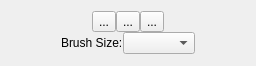
<?xml version="1.0" encoding="UTF-8"?>
<ui version="4.0">
 <class>containingWidget</class>
 <widget class="QWidget" name="containingWidget">
  <property name="geometry">
   <rect>
    <x>0</x>
    <y>0</y>
    <width>256</width>
    <height>66</height>
   </rect>
  </property>
  <property name="sizePolicy">
   <sizepolicy hsizetype="Preferred" vsizetype="MinimumExpanding">
    <horstretch>1</horstretch>
    <verstretch>0</verstretch>
   </sizepolicy>
  </property>
  <property name="minimumSize">
   <size>
    <width>256</width>
    <height>0</height>
   </size>
  </property>
  <property name="baseSize">
   <size>
    <width>0</width>
    <height>0</height>
   </size>
  </property>
  <property name="windowTitle">
   <string>Form</string>
  </property>
  <layout class="QVBoxLayout" name="verticalLayout_2">
   <property name="spacing">
    <number>0</number>
   </property>
   <property name="margin">
    <number>0</number>
   </property>
   <item>
    <layout class="QVBoxLayout" name="verticalLayout">
     <property name="spacing">
      <number>0</number>
     </property>
     <item>
      <layout class="QHBoxLayout" name="horizontalLayout" stretch="0,0,0,1,0">
       <property name="sizeConstraint">
        <enum>QLayout::SetDefaultConstraint</enum>
       </property>
       <item>
        <spacer name="horizontalSpacer_2">
         <property name="orientation">
          <enum>Qt::Horizontal</enum>
         </property>
         <property name="sizeHint" stdset="0">
          <size>
           <width>40</width>
           <height>20</height>
          </size>
         </property>
        </spacer>
       </item>
       <item>
        <widget class="QToolButton" name="arrowToolButton">
         <property name="text">
          <string>...</string>
         </property>
        </widget>
       </item>
       <item>
        <widget class="QToolButton" name="paintToolButton">
         <property name="text">
          <string>...</string>
         </property>
        </widget>
       </item>
       <item>
        <widget class="QToolButton" name="eraserToolButton">
         <property name="text">
          <string>...</string>
         </property>
         <property name="autoRaise">
          <bool>false</bool>
         </property>
        </widget>
       </item>
       <item>
        <spacer name="horizontalSpacer">
         <property name="orientation">
          <enum>Qt::Horizontal</enum>
         </property>
         <property name="sizeHint" stdset="0">
          <size>
           <width>40</width>
           <height>20</height>
          </size>
         </property>
        </spacer>
       </item>
      </layout>
     </item>
     <item>
      <layout class="QHBoxLayout" name="horizontalLayout_2">
       <item>
        <spacer name="horizontalSpacer_3">
         <property name="orientation">
          <enum>Qt::Horizontal</enum>
         </property>
         <property name="sizeHint" stdset="0">
          <size>
           <width>40</width>
           <height>20</height>
          </size>
         </property>
        </spacer>
       </item>
       <item>
        <widget class="QLabel" name="brushSizeCaption">
         <property name="sizePolicy">
          <sizepolicy hsizetype="Preferred" vsizetype="Fixed">
           <horstretch>0</horstretch>
           <verstretch>0</verstretch>
          </sizepolicy>
         </property>
         <property name="text">
          <string>Brush Size:</string>
         </property>
        </widget>
       </item>
       <item>
        <widget class="QComboBox" name="brushSizeComboBox"/>
       </item>
       <item>
        <spacer name="horizontalSpacer_4">
         <property name="orientation">
          <enum>Qt::Horizontal</enum>
         </property>
         <property name="sizeHint" stdset="0">
          <size>
           <width>40</width>
           <height>20</height>
          </size>
         </property>
        </spacer>
       </item>
      </layout>
     </item>
    </layout>
   </item>
  </layout>
 </widget>
 <resources/>
 <connections/>
</ui>
